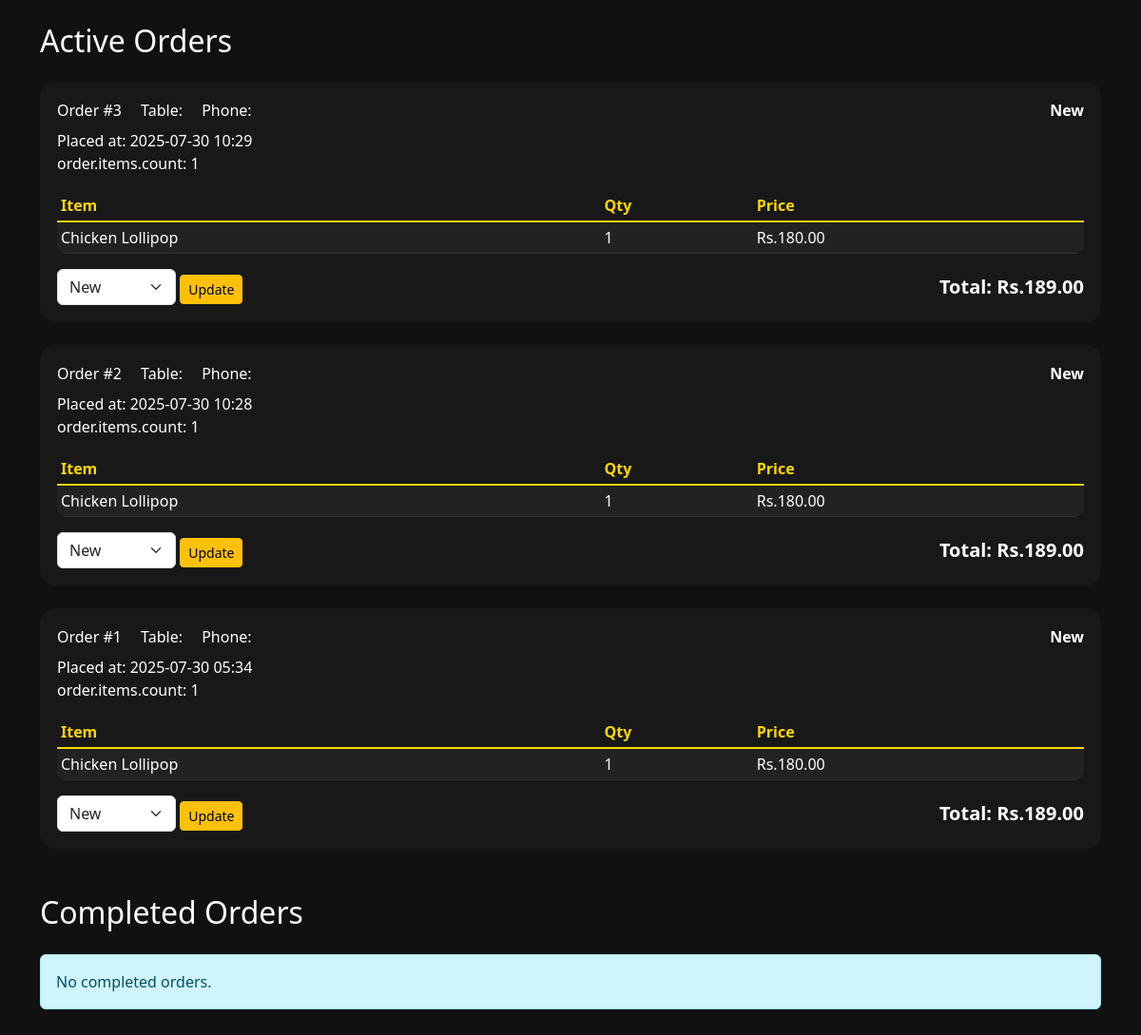
Page /menu/staff/orders/ (signed in) on the committed database.
### menu/models.py (models this page shows, shortened)
class Order(models.Model):
    hotel = models.ForeignKey(Hotel, on_delete=models.CASCADE)
    guest_count = models.PositiveIntegerField(default=1)
    payment_method = models.CharField(max_length=10, choices=[('COD', 'Cash'), ('ONLINE', 'Online')])
    status = models.CharField(max_length=20, default='New')
    subtotal = models.DecimalField(max_digits=10, decimal_places=2,default=0.00)
    gst = models.DecimalField(max_digits=10, decimal_places=2,default=0.00)
    total_amount = models.DecimalField(max_digits=10, decimal_places=2,default=0.00)
    created_at = models.DateTimeField(auto_now_add=True)
    status = models.CharField(max_length=20, choices=STATUS_CHOICES, default='New')

class OrderItem(models.Model):
    order = models.ForeignKey(Order, on_delete=models.CASCADE, related_name='items')
    menu_item = models.ForeignKey(MenuItem, on_delete=models.CASCADE)
    quantity = models.PositiveIntegerField()
    price = models.DecimalField(max_digits=8, decimal_places=2)

class MenuItem(models.Model):
    category = models.ForeignKey(Category, on_delete=models.CASCADE)
    name = models.CharField(max_length=100)
    description = models.TextField(blank=True)
    price = models.DecimalField(max_digits=6, decimal_places=2)
    image = models.ImageField(upload_to='menu_images/', blank=True)
    available = models.BooleanField(default=True)

### menu/views.py (the view)
# urls.py: path('staff/orders/', views.staff_orders, name='staff_orders'),
@staff_member_required
def staff_orders(request):
    active_statuses = ['New', 'Preparing', 'Ready']
    completed_statuses = ['Served']
    orders_active = Order.objects.filter(status__in=active_statuses).order_by('-created_at')
    orders_completed = Order.objects.filter(status__in=completed_statuses).order_by('-created_at')
    status_choices = ['New', 'Preparing', 'Ready', 'Served']
    return render(request, 'menu/staff_orders.html', {
        'orders_active': orders_active,
        'orders_completed': orders_completed,
        'status_choices': status_choices,
    })

### menu/templates/menu/staff_orders.html (shortened to what this page needs)
{% load static %}
<!DOCTYPE html>
<html>
<head>
    <link href="https://cdn.jsdelivr.net/npm/bootstrap@5.3.0/dist/css/bootstrap.min.css" rel="stylesheet">
</head>
<body>
<div class="container py-4">
    <h2 class="mb-4">Active Orders</h2>
    {% for order in orders_active %}
        <div class="order-card">
            <div class="d-flex justify-content-between align-items-center mb-2">
                <div>
                    <span class="me-3">Order #{{ order.id }}</span>
                    <span>Table: {{ order.table_number }}</span>
                    <span class="ms-3">Phone: {{ order.phone }}</span>
                </div>
                <span class="order-status">{{ order.status }}</span>
            </div>
            <div>Placed at: {{ order.created_at|date:"Y-m-d H:i" }}</div>
            <p>order.items.count: {{ order.items.count }}</p>
            <table class="table table-sm order-items-table mt-3">
                <thead>
                    <tr>
                        <th>Item</th>
                        <th>Qty</th>
                        <th>Price</th>
                    </tr>
                </thead>
                <tbody>
                    {% for item in order.items.all %}
                        <tr>
                            <td>{{ item.menu_item.name }}</td>
                            <td>{{ item.quantity }}</td>
                            <td>Rs.{{ item.price }}</td>
                        </tr>
                    {% empty %}
                        <tr>
                            <td colspan="3" class="text-center text-muted">No items</td>
                        </tr>
                    {% endfor %}
                </tbody>
            </table>
            <div class="d-flex justify-content-between align-items-center">
                <div>
                    <form method="post" action="{% url 'update_order_status' order.id %}" class="d-inline">
                        <select name="status" class="form-select d-inline w-auto" style="display:inline-block;">
                            {% for s in status_choices %}
                                <option value="{{ s }}" {% if order.status == s %}selected{% endif %}>{{ s }}</option>
                            {% endfor %}
                        </select>
                        <button type="submit" class="btn btn-sm btn-warning status-btn">Update</button>
                    </form>
                </div>
                <div class="fw-bold fs-5">Total: Rs.{{ order.total_amount }}</div>
            </div>
        </div>
    {% empty %}
        <div class="alert alert-info">No active orders.</div>
    {% endfor %}
    <h2 class="mb-4 mt-5">Completed Orders</h2>
    {% for order in orders_completed %}
        <div class="order-card">
            <div class="d-flex justify-content-between align-items-center mb-2">
                <div>
                    <span class="me-3">Order #{{ order.id }}</span>
                    <span>Table: {{ order.table_number }}</span>
                    <span class="ms-3">Phone: {{ order.phone }}</span>
                </div>
                <span class="order-status">{{ order.status }}</span>
            </div>
            <div>Placed at: {{ order.created_at|date:"Y-m-d H:i" }}</div>
            <p>order.items.count: {{ order.items.count }}</p>
            <table class="table table-sm order-items-table mt-3">
                <thead>
                    <tr>
                        <th>Item</th>
                        <th>Qty</th>
                        <th>Price</th>
                    </tr>
                </thead>
                <tbody>
                    {% for item in order.items.all %}
                        <tr>
                            <td>{{ item.menu_item.name }}</td>
                            <td>{{ item.quantity }}</td>
                            <td>Rs.{{ item.price }}</td>
                        </tr>
                    {% empty %}
                        <tr>
                            <td colspan="3" class="text-center text-muted">No items</td>
                        </tr>
                    {% endfor %}
                </tbody>
            </table>
            <div class="d-flex justify-content-between align-items-center">
                <div>
                    <form method="post" action="{% url 'update_order_status' order.id %}" class="d-inline">
                        {% csrf_token %}
                        <select name="status" class="form-select d-inline w-auto" style="display:inline-block;">
                            {% for s in status_choices %}
                                <option value="{{ s }}" {% if order.status == s %}selected{% endif %}>{{ s }}</option>
                            {% endfor %}
                        </select>
                        <button type="submit" class="btn btn-sm btn-warning status-btn">Update</button>
                    </form>
                </div>
                <div class="fw-bold fs-5">Total: Rs.{{ order.total_amount }}</div>
            </div>
        </div>
    {% empty %}
        <div class="alert alert-info">No completed orders.</div>
    {% endfor %}
</div>
</body>
</html>

### menu/templates/menu/staff_orders.html (style rules this page uses)
body { background: #111; color: #fff; }
.order-card { background: #181818; border-radius: 16px; margin-bottom: 24px; padding: 18px; }
.order-status { font-weight: bold; }
.order-items-table { background: #222; border-radius: 10px; overflow: hidden; }
.order-items-table th, .order-items-table td { color: #fff !important; background: #222 !important; border-color: #333 !important; }
.order-items-table tr { border-bottom: 1px solid #333 !important; }
.order-items-table thead th { background: #181818 !important; color: #ffd700 !important; border-bottom: 2px solid #ffd700 !important; }
.status-btn { margin-right: 8px; }

### rows in the picture
Order: id "3", status "New", created_at "2025-07-30 10:29", items.count "1", total_amount "189.00"
OrderItem: menu_item.name "Chicken Lollipop", quantity "1", price "180.00"
Order: id "2", status "New", created_at "2025-07-30 10:28", items.count "1", total_amount "189.00"
OrderItem: menu_item.name "Chicken Lollipop", quantity "1", price "180.00"
Order: id "1", status "New", created_at "2025-07-30 05:34", items.count "1", total_amount "189.00"
OrderItem: menu_item.name "Chicken Lollipop", quantity "1", price "180.00"
